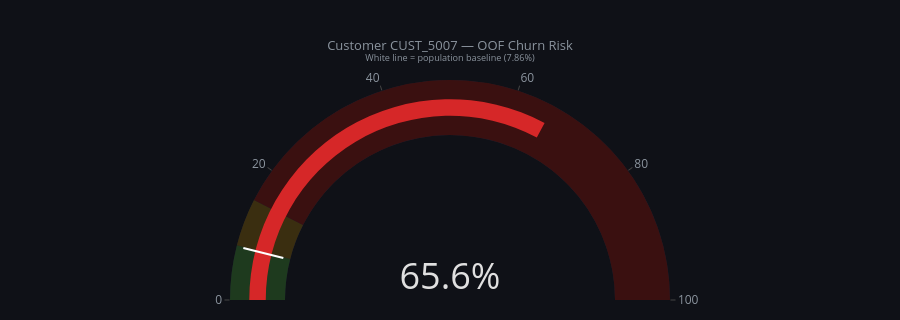

Notebook cell for this chart:
### Code cell
# ── Churn Risk Gauge ─────────────────────────────────────────────────────────
fig_gauge = go.Figure(go.Indicator(
    mode="gauge+number",
    value=churn_risk * 100,
    number={"suffix": "%", "font": {"size": 36, "color": "#e0e0e0"}},
    gauge={
        "axis": {"range": [0, 100], "tickfont": {"color": "#8b949e"}},
        "bar":  {"color": risk_color, "thickness": 0.3},
        "bgcolor": "#1e2030",
        "borderwidth": 0,
        "steps": [
            {"range": [0, 8],    "color": "#1e3a1e"},
            {"range": [8, 15],   "color": "#3a2e10"},
            {"range": [15, 100], "color": "#3a1010"},
        ],
        "threshold": {
            "line": {"color": "white", "width": 2},
            "thickness": 0.75,
            "value": 7.86,
        }
    },
    title={
        "text": (f"Customer {sample_id} — OOF Churn Risk<br>"
                 "<sup>White line = population baseline (7.86%)</sup>"),
        "font": {"color": "#8b949e", "size": 13}
    },
))
fig_gauge.update_layout(
    height=320,
    paper_bgcolor="#0f1117", plot_bgcolor="#0f1117",
    font=dict(color="#c9d1d9"),
    margin=dict(t=80, b=20, l=60, r=60),
)
fig_gauge.show()

### Figure 1 — Plotly figure (JSON) as saved in the notebook; plotly's stock layout.template omitted (floating-point values rounded to 4 significant figures)
{"data": [{"gauge": {"axis": {"range": [0, 100], "tickfont": {"color": "#8b949e"}}, "bar": {"color": "#d62728", "thickness": 0.3}, "bgcolor": "#1e2030", "borderwidth": 0, "steps": [{"color": "#1e3a1e", "range": [0, 8]}, {"color": "#3a2e10", "range": [8, 15]}, {"color": "#3a1010", "range": [15, 100]}], "threshold": {"line": {"color": "white", "width": 2}, "thickness": 0.75, "value": 7.86}}, "mode": "gauge+number", "number": {"font": {"color": "#e0e0e0", "size": 36}, "suffix": "%"}, "title": {"font": {"color": "#8b949e", "size": 13}, "text": "Customer CUST_5007 — OOF Churn Risk<br><sup>White line = population baseline (7.86%)</sup>"}, "type": "indicator", "value": 65.62}], "layout": {"font": {"color": "#c9d1d9"}, "height": 320, "margin": {"b": 20, "l": 60, "r": 60, "t": 80}, "paper_bgcolor": "#0f1117", "plot_bgcolor": "#0f1117"}}
